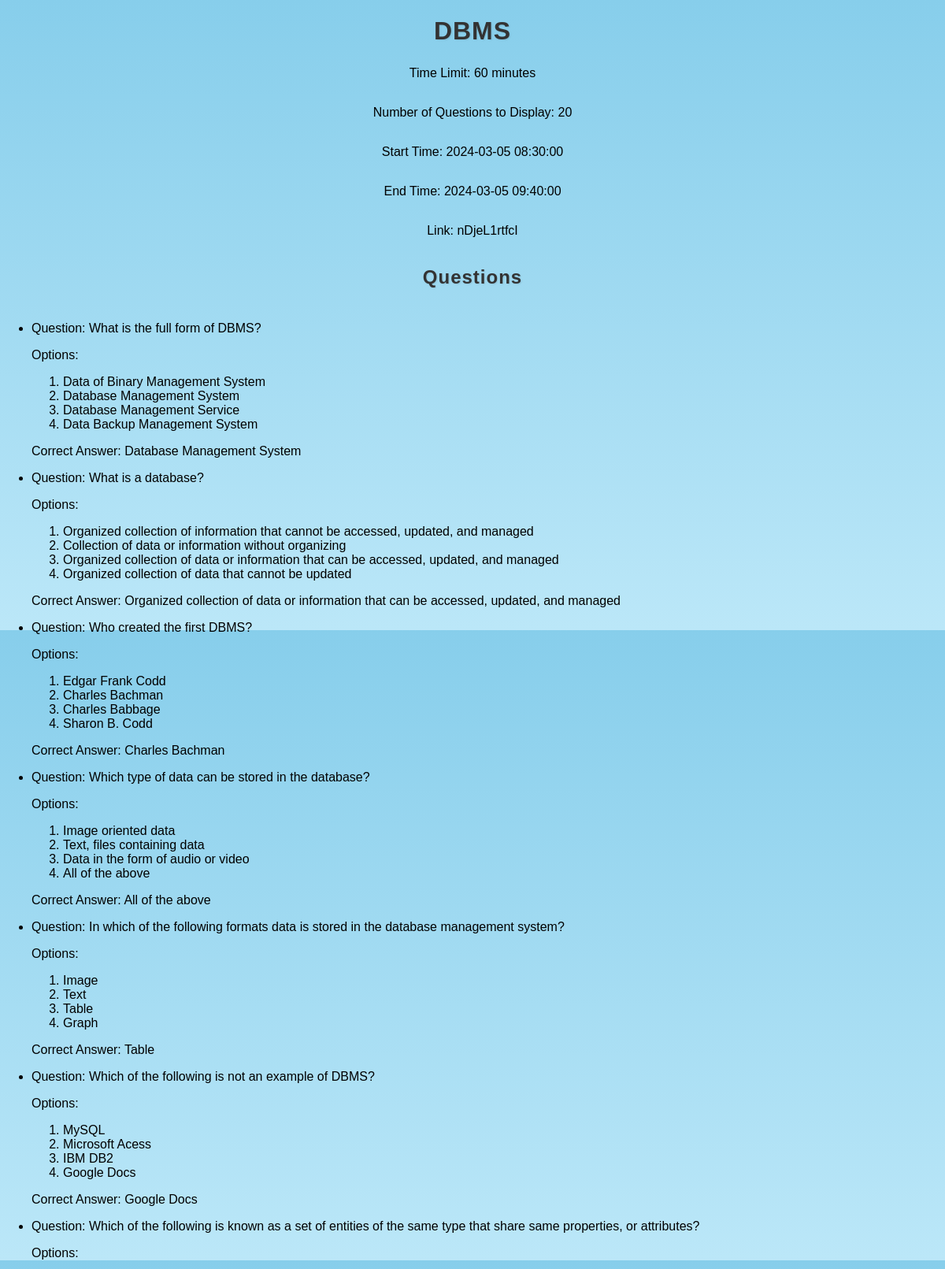
The page /admin/view_quiz/nDjeL1rtfcI (signed in, upper part) on the database its author committed.
### app/models.py (models this page shows)
class Quiz(db.Model):
    __tablename__ = 'quiz'
    id = db.Column(db.Integer, primary_key=True)
    title = db.Column(db.String(150), nullable=False)
    time_limit = db.Column(db.Integer, nullable=True)
    num_questions_display = db.Column(db.Integer, nullable=False)
    link = db.Column(db.String(255), unique=True, nullable=False, default=generate_unique_quiz_link)
    admin_id = db.Column(db.Integer, db.ForeignKey('user.id'), nullable=False)
    questions = db.relationship('Question', backref='quiz', lazy=True, cascade='all, delete-orphan')
    results = db.relationship('Result', back_populates='quiz')
    start_time = db.Column(db.DateTime, nullable=True)
    end_time = db.Column(db.DateTime, nullable=True)
    attempts = db.relationship('QuizAttempt', back_populates='quiz')

class Question(db.Model):
    __tablename__ = 'question'
    id = db.Column(db.Integer, primary_key=True)
    text = db.Column(db.String(200), nullable=False)
    correct_answer = db.Column(db.String(200), nullable=False)
    quiz_id = db.Column(db.Integer, db.ForeignKey('quiz.id'), nullable=False)
    options = db.relationship('Option', backref='question', lazy=True, cascade="all, delete-orphan")
    points = db.Column(db.Integer, nullable=False, default=1)
    attempts = db.relationship('QuizAttempt', secondary=attempt_questions, back_populates='questions')

class Option(db.Model):
    __tablename__ = 'option'
    id = db.Column(db.Integer, primary_key=True)
    text = db.Column(db.String(200), nullable=False)
    question_id = db.Column(db.Integer, db.ForeignKey('question.id'), nullable=False)

### app/routes.py (the view)
@main.route('/admin/view_quiz/<quiz_link>')
def admin_view_quiz(quiz_link):
    quiz = Quiz.query.filter_by(link=quiz_link).first_or_404()
    questions = Question.query.filter_by(quiz_id=quiz.id).all()
    return render_template('view_quiz.html', quiz=quiz, questions=questions)

### app/routes.py (called while the page is built)
@login_manager.user_loader
def load_user(user_id):
    return User.query.get(int(user_id))

### app/templates/view_quiz.html (shortened to what this page needs)
<!DOCTYPE html>
<html lang="en">
<head>
    <link rel="stylesheet" href="{{ url_for('static', filename='css/base.css') }}">
</head>
<body>
    <h1>{{ quiz.title }}</h1>
    <p>Time Limit: {{ quiz.time_limit }} minutes</p>
    <p>Number of Questions to Display: {{ quiz.num_questions_display }}</p>
    <p>Start Time: {{ quiz.start_time }}</p>
    <p>End Time: {{ quiz.end_time }}</p>
    <p>Link: {{ quiz.link }}</p>
    <h2>Questions</h2>
    {% if questions %}
        <ul>
            {% for question in questions %}
                <li>
                    <p>Question: {{ question.text }}</p>
                    <p>Options:</p>
                    <ol>
                        {% for option in question.options %}
                            <li>{{ option.text }}</li>
                        {% endfor %}
                    </ol>
                    <p>Correct Answer: {{ question.correct_answer }}</p>
                </li>
            {% endfor %}
        </ul>
    {% else %}
        <p>No questions found for this quiz.</p>
    {% endif %}
</body>
</html>

### app/static/css/base.css (style rules this page uses)
body { font-family: Arial, sans-serif; margin: 0; padding: 0; background: linear-gradient(to bottom, #87ceeb 0%, #bbe7f8 100%); display: flex; flex-direction: column; align-items: center; width: 100%; min-height: 100vh; }
h1 { text-align: center; color: #333; margin-bottom: 10px; text-shadow: 1px 1px 2px rgba(0, 0, 0, 0.1); letter-spacing: 1px; }
h2 { color: #333; margin-bottom: 10px; text-shadow: 1px 1px 2px rgba(0, 0, 0, 0.1); letter-spacing: 1px; }

### rows shown on the page
Quiz: title "DBMS", time_limit "60", num_questions_display "20", start_time "2024-03-05 08:30:00", end_time "2024-03-05 09:40:00", link "nDjeL1rtfcI"
Question: text "What is the full form of DBMS?", correct_answer "Database Management System"
Option: text "Data of Binary Management System"
Option: text "Database Management System"
Option: text "Database Management Service"
Option: text "Data Backup Management System"
Question: text "What is a database?", correct_answer "Organized collection of data or information that can be accessed, updated, and managed"
Option: text "Organized collection of information that cannot be accessed, updated, and managed"
Option: text "Collection of data or information without organizing"
Option: text "Organized collection of data or information that can be accessed, updated, and managed"
Option: text "Organized collection of data that cannot be updated"
Question: text "Who created the first DBMS?", correct_answer "Charles Bachman"
Option: text "Edgar Frank Codd"
Option: text "Charles Bachman"
Option: text "Charles Babbage"
Option: text "Sharon B. Codd"
Question: text "Which type of data can be stored in the database?", correct_answer "All of the above"
Option: text "Image oriented data"
Option: text "Text, files containing data"
Option: text "Data in the form of audio or video"
Option: text "All of the above"
Question: text "In which of the following formats data is stored in the database management system?", correct_answer "Table"
Option: text "Image"
Option: text "Text"
Option: text "Table"
Option: text "Graph"
Question: text "Which of the following is not an example of DBMS?", correct_answer "Google Docs"
Option: text "MySQL"
Option: text "Microsoft Acess"
Option: text "IBM DB2"
Option: text "Google Docs"
Question: text "Which of the following is known as a set of entities of the same type that share same properties, or attributes?"
